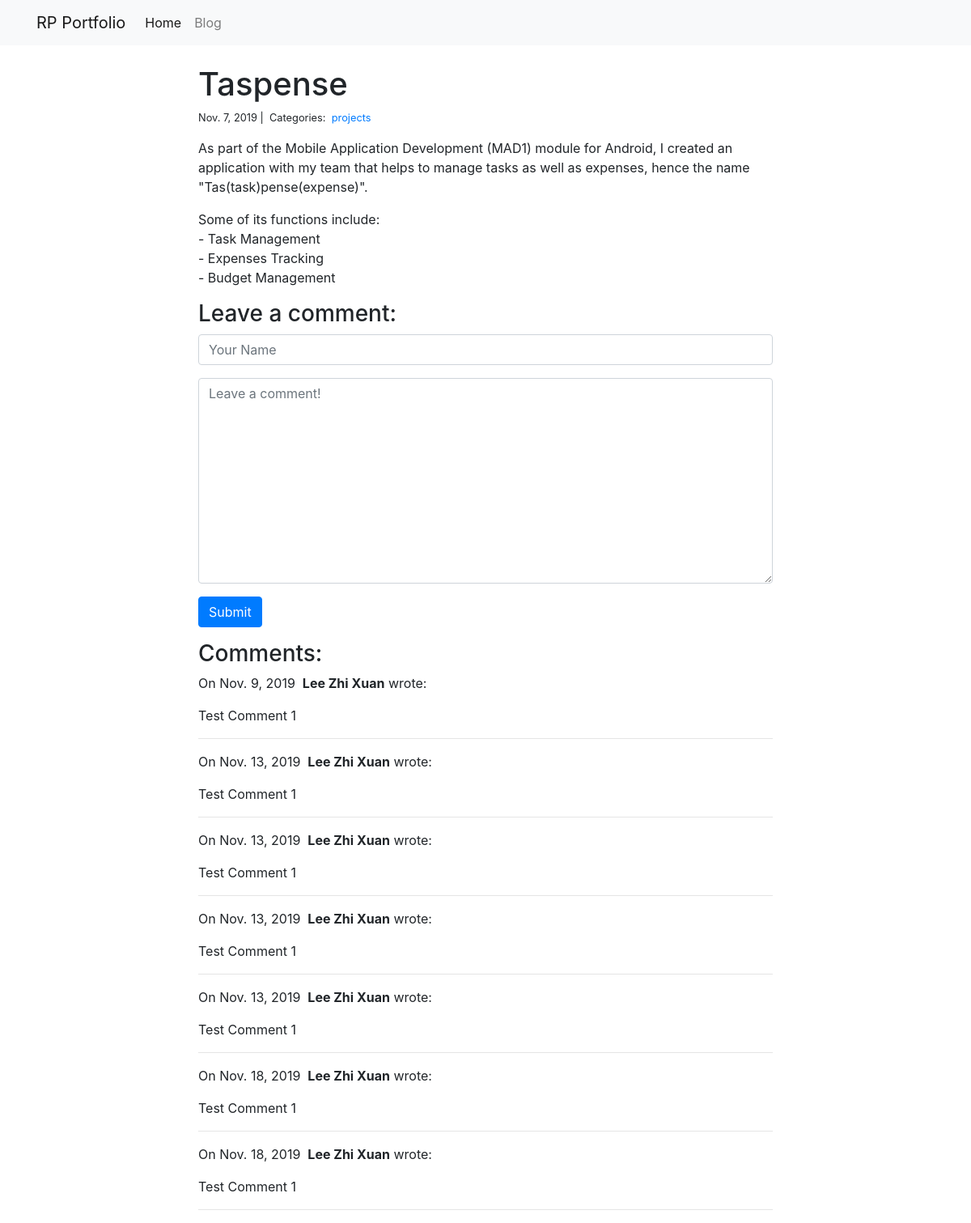
Before: /blog/1/ with the older database file.
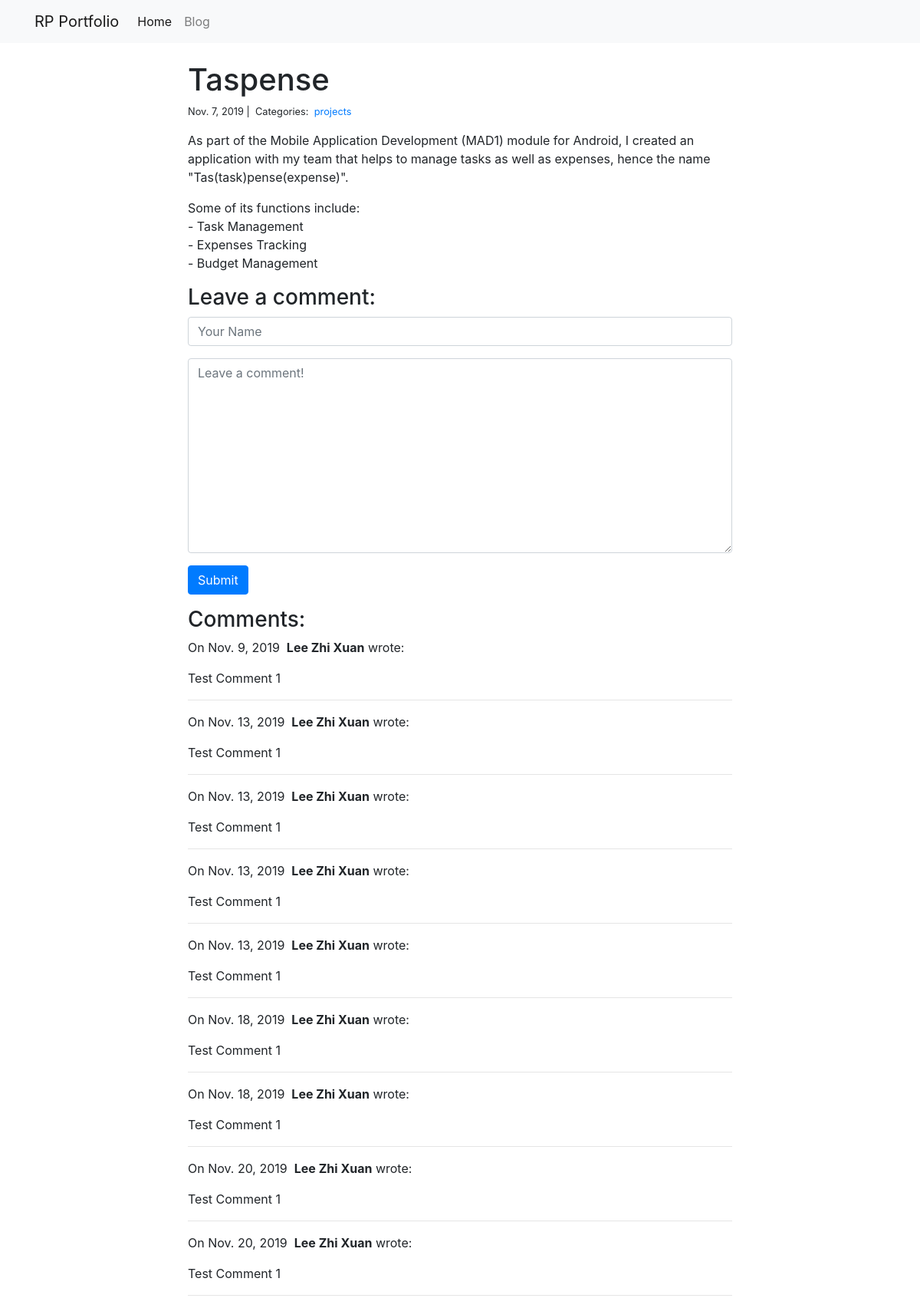
After: the same page with the newer database file.
### blog/models.py (models this page shows)
class Post(models.Model):
    title = models.CharField(max_length=255)
    body = models.TextField()
    created_on = models.DateTimeField(auto_now_add=True)
    last_modified = models.DateTimeField(auto_now=True)
    categories = models.ManyToManyField("Category", related_name="posts")

class Category(models.Model):
    name = models.CharField(max_length=20)

class Comment(models.Model):
    author = models.CharField(max_length=60)
    body = models.TextField()
    created_on = models.DateTimeField(auto_now_add=True)
    post = models.ForeignKey("Post", on_delete=models.CASCADE)

### blog/views.py (the view, shortened to what this page needs)
# urls.py: path("<int:pk>/", views.blog_detail, name="blog_detail"),
def blog_detail(request, pk):
    post = Post.objects.get(pk=pk)
    comments = Comment.objects.filter(post=post)
    form = CommentForm()
    context = {"post": post, "comments": comments, "form": form}
    return render(request, "blog_detail.html", context)

### blog/forms.py
class CommentForm(forms.Form):
    author = forms.CharField(
        max_length=60,
        widget=forms.TextInput(attrs={
            "class": "form-control",
            "placeholder": "Your Name"
        })
    )
    body = forms.CharField(widget=forms.Textarea(
        attrs={
            "class": "form-control",
            "placeholder": "Leave a comment!"
        })
    )

### blog/templates/blog_detail.html (shortened to what this page needs)
{% extends "base.html" %}
{% block page_content %}
<br />
<div class="col-md-8 offset-md-2">
    <h1>{{ post.title }}</h1>
    <small>
        {{ post.created_on.date }} |&nbsp;
        Categories:&nbsp;
        {% for category in post.categories.all %}
        <a href="{% url 'blog_category' category.name %}">
            {{ category.name }}
        </a>&nbsp;
        {% endfor %}
    </small>
    <p>{{ post.body | linebreaks }}</p>
    <h3>Leave a comment:</h3>
    <form action="/blog/{{ post.pk }}/" method="post">
        <div class="form-group">
            {{ form.author }}
        </div>
        <div class="form-group">
            {{ form.body }}
        </div>
        <button type="submit" class="btn btn-primary">Submit</button>
    </form>
    <h3>Comments:</h3>
    {% for comment in comments %}
    <p>
        On {{comment.created_on.date }}&nbsp;
        <b>{{ comment.author }}</b> wrote:
    </p>
    <p>{{ comment.body }}</p>
    <hr>
    {% endfor %}
</div>
{% endblock %}

### personal_portfolio/templates/base.html (shortened to what this page needs)
<link rel="stylesheet" href="https://stackpath.bootstrapcdn.com/bootstrap/4.1.3/css/bootstrap.min.css">
<nav class="navbar navbar-expand-lg navbar-light bg-light">
    <div class="container">
        <a class="navbar-brand" href="{% url 'project_index' %}">RP Portfolio</a>
        <div class="collapse navbar-collapse" id="navbarSupportedContent">
          <ul class="navbar-nav mr-auto">
            <li class="nav-item active">
              <a class="nav-link" href="{% url 'project_index' %}">Home</a>
            </li>
            <li class="nav-item">
              <a class="nav-link" href="{% url 'blog_index' %}">Blog</a>
            </li>
          </ul>
        </div>
    </div>
</nav>
<div class="container">
    {% block page_content %}{% endblock %}
</div>

Changed rows visible on the page:
added Comment: created_on "Nov. 20, 2019", author "Lee Zhi Xuan", body "Test Comment 1"
added Comment: created_on "Nov. 20, 2019", author "Lee Zhi Xuan", body "Test Comment 1"
